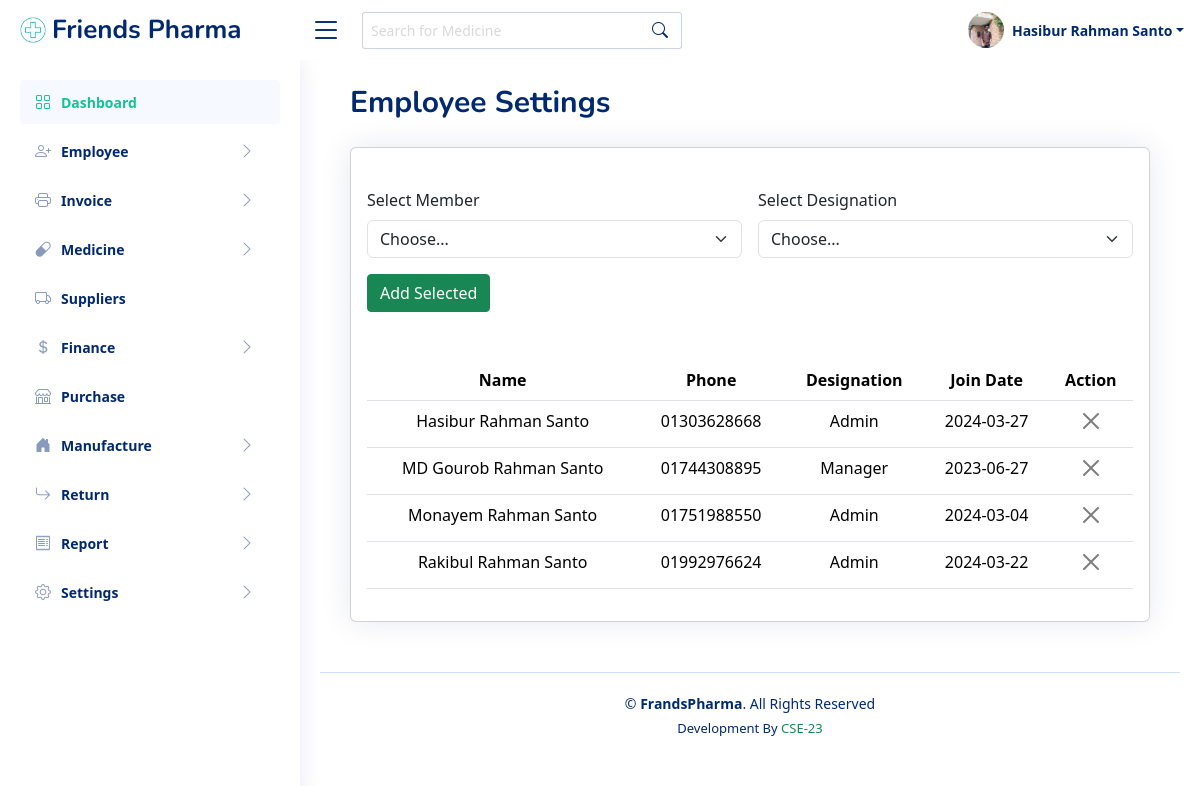
The app's page /employee-settings.php (signed in) with its own data.
### tables this page shows
CREATE TABLE `employee` (
  `id` int(11) NOT NULL,
  `f_name` varchar(20) NOT NULL,
  `l_name` varchar(20) NOT NULL,
  `gender` varchar(20) NOT NULL,
  `birthday` varchar(20) NOT NULL,
  `phone` int(11) NOT NULL,
  `password` varchar(255) NOT NULL,
  `email` varchar(50) NOT NULL,
  `address` varchar(255) NOT NULL,
  `photo` varchar(20) NOT NULL,
  `designation` varchar(50) NOT NULL,
  `national_id` varchar(20) NOT NULL,
  `certificates` varchar(20) NOT NULL,
  `joining_date` varchar(20) NOT NULL,
  `biography` varchar(255) NOT NULL,
  `status` int(11) NOT NULL
);

### classes/Database.php (called while the page is built, shortened)
<?php
	class Database{
		protected $mysqli,$query,$numRows,$affectedRow,$errors;
		public function __construct(){
			$this->mysqli = new mysqli('sql205.infinityfree.com', 'if0_35937738', 'hSv8su6wUNz', 'if0_35937738_friendsPharma');
		}
		protected function Select($columnName,$table,$where){
			$columnName = implode(',', $columnName);
			$sql = "SELECT $columnName FROM $table ";
			if($where){
				$sql .= " WHERE ";
				$chunk 		= array_chunk($where, 3);
				$whereCols 	= array();
				foreach ($chunk as $key => $value) {
					if (is_string($value[2])) {
						$value[2] = "'$value[2]'";
					}else{
						$value[2] = $value[2];
					}
					$whereCols[] = implode(' ', $value);
				}
				$sql .= implode(' AND ', $whereCols);
			}
			if($this->mysqli->query($sql)){
				$this->query 	= $this->mysqli->query($sql);
				$this->numRows 	= $this->query->num_rows;
				if($this->numRows > 0){
					return true;
				}else{
					return false;
				}
			}else{
				return false;
			}
		}
	}
?>

### classes/Employee.php (called while the page is built, shortened)
<?php
	require_once ('Database.php');
	class Employee extends Database{
		public $query, $error;
		public function getEmployee($where = null){
			if($this->Select(['*'], 'employee', $where)){
				$this->query = $this->query;
				return true;
			}
			return false;
		}
	}
?>

### employee-settings.php (the view, shortened to what this page needs)
<!DOCTYPE html>
<html lang="en">
<?php include_once("includes/head-link.php") ?>
<body>
<?php include_once("includes/header.php") ?>
<?php include_once("includes/sidebar.php") ?>
<main id="main" class="main">
  <div class="pagetitle">
    <h1>Employee Settings</h1>
  </div>
  <section class="pt-3" class="section" >
      <div class="row" >
        <div class="col-lg-12" >
        <div class="card">
            <div class="card-body">
              <form class="row g-3 pt-4" action="controllers/Employee.php?action=updateDesignation" method="POST">
                <div class="col-md-6">
                    <label for="Gender" class="form-label">Select Member</label>
                    <select id="inputState" class="form-select" name="member">
                        <option value="" selected>Choose...</option>
                    </select>
                </div>
                <div class="col-md-6">
                    <label for="Gender" class="form-label">Select Designation</label>
                    <select id="inputState" class="form-select" name="designation">
                        <option value="" selected>Choose...</option>
                    </select>
                </div>
                <div class="text-left mb-5">
                  <input type="submit" name="updateDeg" class="btn btn-success rounded-1" value="Add Selected">
                </div>
              </form>
              <table class="table table-hover datatable text-center">
                <thead>
                  <tr>
                    <th class="text-center">Name</th>
                    <th class="text-center">Phone</th>
                    <th class="text-center">Designation</th>
                    <th class="text-center" data-type="date" data-format="YYYY/DD/MM">Join Date</th>
                    <th class="text-center">Action</th>
                  </tr>
                </thead>
                <tbody>
                  <?php
                    $employees =  new Employee;
                    $employees->getEmployee();
                    $query = $employees->query;
                    while ($row = $query->fetch_assoc()) {
                      $id           = $row['id'];
                      $f_name       = $row['f_name'];
                      $phone        = $row['phone'];
                      $designation  = $row['designation'];
                      $joining_date = $row['joining_date'];
                  ?>
                  <tr>
                    <td><?php echo $f_name." ".$lname; ?></td>
                    <td><?php echo "0".$phone; ?></td>
                    <td><?php echo $designation; ?></td>
                    <td><?php echo $joining_date?></td>
                    <td><a href="delete-employee.php?id=<?php echo $id; ?>" type="button" class="btn-close" aria-label="Close"></a></td>
                  </tr>
                  <?php } ?>
                </tbody>
              </table>
            </div>
          </div>
        </div>
      </div>
    </section>
  </main>
  <?php include_once("includes/footer.php") ?>
</body>
</html>

### includes/header.php (shortened to what this page needs)
<?php
  $user = $_SESSION['front_user'];
  $users = new Employee;
  $users->getEmployee(['phone', '=', $user]);
  $query = $users->query;
  $result = $query->fetch_assoc();
  $fname  = $result['f_name'];
  $lname  = $result['l_name'];
  $image  = $result['photo'];
?>
<header id="header" class="header fixed-top d-flex align-items-center">
<div class="d-flex align-items-center justify-content-between">
  <a href="index.html" class="logo d-flex align-items-center">
    <img src="assets/img/logo.png" alt="logo">
    <span class="d-none d-lg-block">Friends Pharma</span>
  </a>
  <i class="bi bi-list toggle-sidebar-btn"></i>
</div>
<div class="search-bar">
  <form class="search-form d-flex align-items-center" method="POST" action="#">
    <input type="text" name="query" placeholder="Search for Medicine" title="Enter search keyword">
    <button type="submit" title="Search"><i class="bi bi-search"></i></button>
  </form>
</div>
<nav class="header-nav ms-auto">
  <ul class="d-flex align-items-center">
    <li class="nav-item dropdown pe-3">
      <a class="nav-link nav-profile d-flex align-items-center pe-0" href="#" data-bs-toggle="dropdown">
        <img src="files/photo/<?php echo $image; ?>" alt="Profile" class="rounded-circle">
        <span class="d-none d-md-block dropdown-toggle ps-2"><?php echo $fname." ".$lname; ?></span>
      </a>
    </li>
  </ul>
</nav>
</header>

### assets/css/style.css (style rules this page uses)
:root { scroll-behavior: smooth; }
body { font-family: "Open Sans", sans-serif; background: #fff; color: #444444; }
a { color: #4154f1; text-decoration: none !important; }
::placeholder { color: #dad9d9 !important; }
h1, h2, h3, h4, h5, h6 { font-family: "Nunito", sans-serif; }
#main { margin-top: 40px; padding: 20px 30px; transition: all 0.3s; }
.pagetitle { margin-bottom: 10px; }
.pagetitle h1 { font-size: 30px; margin-bottom: 0; font-weight: 700; color: #012970; padding-top: 5px !important; }
.card { margin-bottom: 30px; border: none; border-radius: 5px; box-shadow: 0px 0 30px rgba(1, 41, 112, 0.1); }
.card-body { padding: 0 20px 20px 20px; }
.btn-close { background-size: 25%; }
.logo { line-height: 1; }
@media (min-width: 1200px) { .logo { width: 280px; } }
.logo img { max-height: 26px; margin-right: 6px; }
.logo span { font-size: 26px; font-weight: 700; color: #012970; font-family: "Nunito", sans-serif; }
.header { transition: all 0.5s; z-index: 997; height: 60px; background-color: #fff; padding-left: 20px; }
.header .toggle-sidebar-btn { font-size: 32px; padding-left: 10px; cursor: pointer; color: #012970; }
.header .search-bar { min-width: 360px; padding: 0 20px; }
.header .search-form { width: 100%; }
.header .search-form input { border: 0; font-size: 14px; color: #012970; border: 1px solid rgba(1, 41, 112, 0.2); padding: 7px 38px 7px 8px; border-radius: 3px; transition: 0.3s; width: 100%; }
.header .search-form button { border: 0; padding: 0; margin-left: -30px; background: none; }
.header .search-form button i { color: #012970; }
.header-nav ul { list-style: none; }
.header-nav > ul { margin: 0; padding: 0; }
.header-nav .nav-profile { color: #012970; }
.header-nav .nav-profile img { max-height: 36px; width: 36px; object-fit: cover; }
.header-nav .nav-profile span { font-size: 14px; font-weight: 600; }
@media (min-width: 1200px) { #main, #footer { margin-left: 300px; } }

### includes/head-link.php (style rules this page uses)
body { font-family: Arial, sans-serif; padding: 20px; }

### records on screen
employee: photo (picture), f_name "Hasibur", l_name "Rahman Santo", phone "1303628668", designation "Admin", joining_date "2024-03-27"
employee: f_name "MD Gourob", phone "1744308895", designation "Manager", joining_date "2023-06-27"
employee: f_name "Monayem", phone "1751988550", designation "Admin", joining_date "2024-03-04"
employee: f_name "Rakibul", phone "1992976624", designation "Admin", joining_date "2024-03-22"
